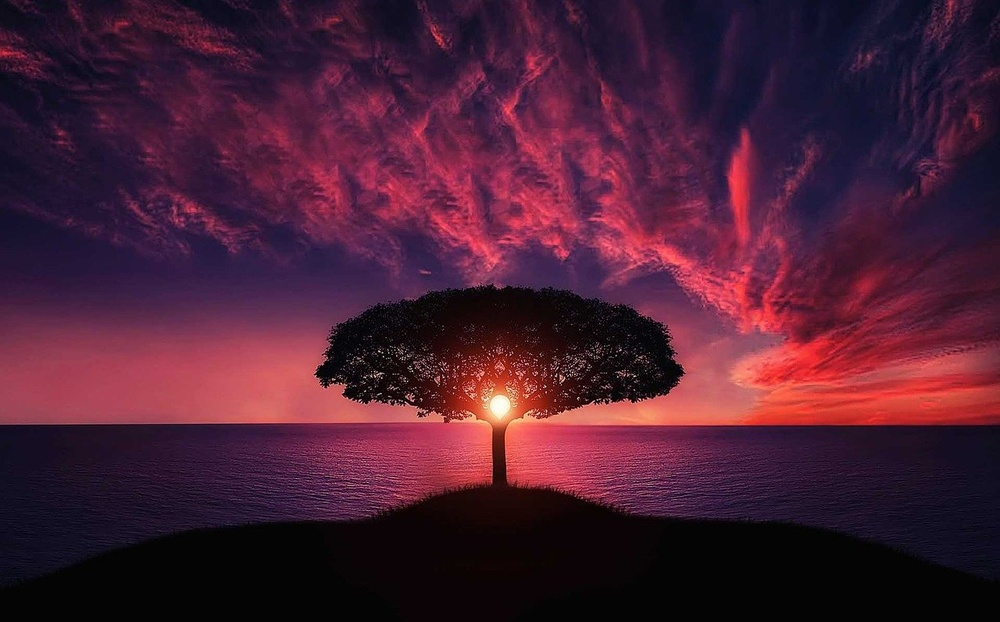
#> input picture Practice/Images/input3.jpg, 1000 x 622 px, shrunk from 1280 x 796 before the run, found by its file name
$ python making_boundary_pixels_black.py
#> lines starting #> are read from the running program, lines starting #| are printed output that depends on the picture; after the words box and inside, x2 and y2 are one past the last pixel; in counts of white or black regions, pixels touching at a corner belong together
import cv2
import numpy as np

img = cv2.imread('Images\input3.jpg')
#> img is the input picture: shape (622, 1000, 3); mean B, G, R 51.3, 30.5, 73.6
img = cv2.cvtColor(img, cv2.COLOR_BGR2GRAY)
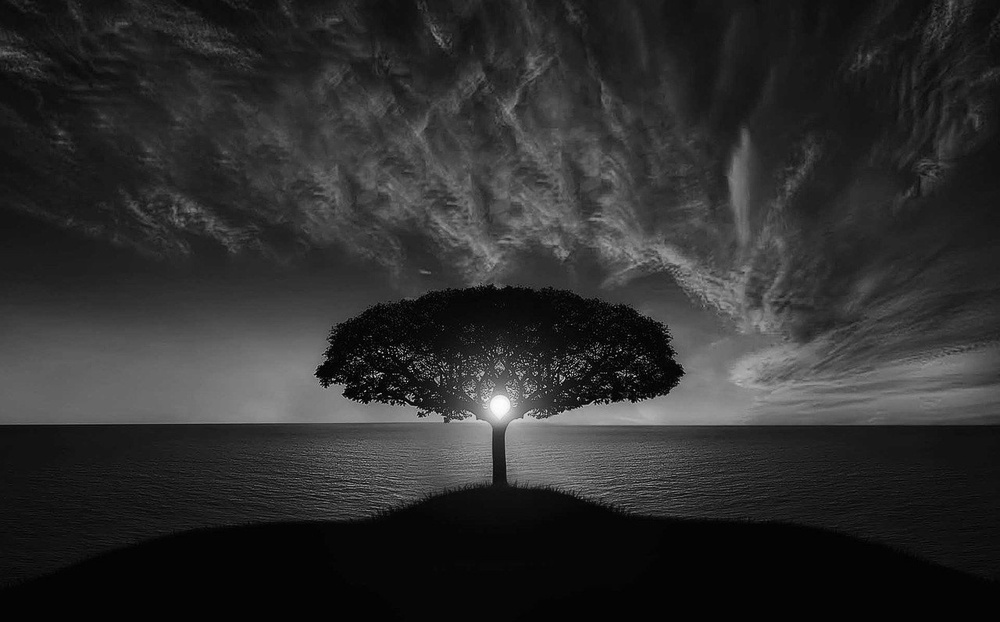
#> img: shape (622, 1000); min 0, max 254, mean 45.8

print(len(img))
#| 622
print(len(img[0]))
#| 1000

print(img.shape)
#| (622, 1000)
print(img[0][0])
#| 10

for i in range(img.shape[0]):
    for j in  range(0, 20):
        img[i][j] = 0

    for j in  range(img.shape[1] - 20, img.shape[1]):
        img[i][j] = 0
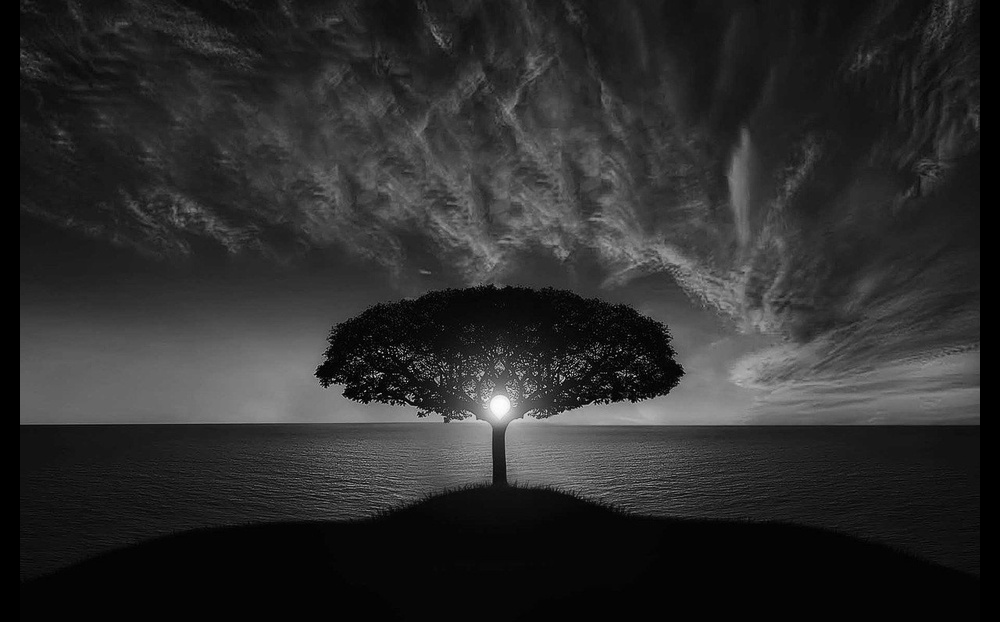
#> img: shape (622, 1000); 4% of pixels changed, all inside (x1, y1, x2, y2) = (0, 0, 1000, 622)

for j in range(img.shape[1]):
    for i in  range(0, 20):
        img[i][j] = 0

    for i in  range(img.shape[0] - 20, img.shape[0]):
        img[i][j] = 0
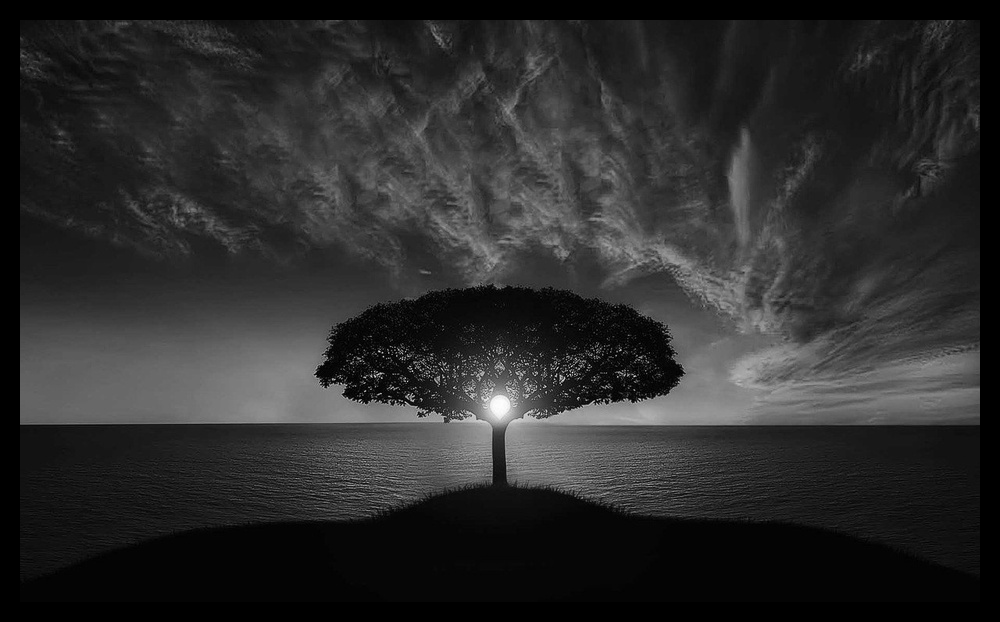
#> img: shape (622, 1000); 6.17% of pixels changed, all inside (x1, y1, x2, y2) = (20, 0, 980, 622)


cv2.imshow('image',img)
cv2.waitKey(0)

$ run again, with Practice/Images/input1.jpg copied over Practice/Images/input3.jpg
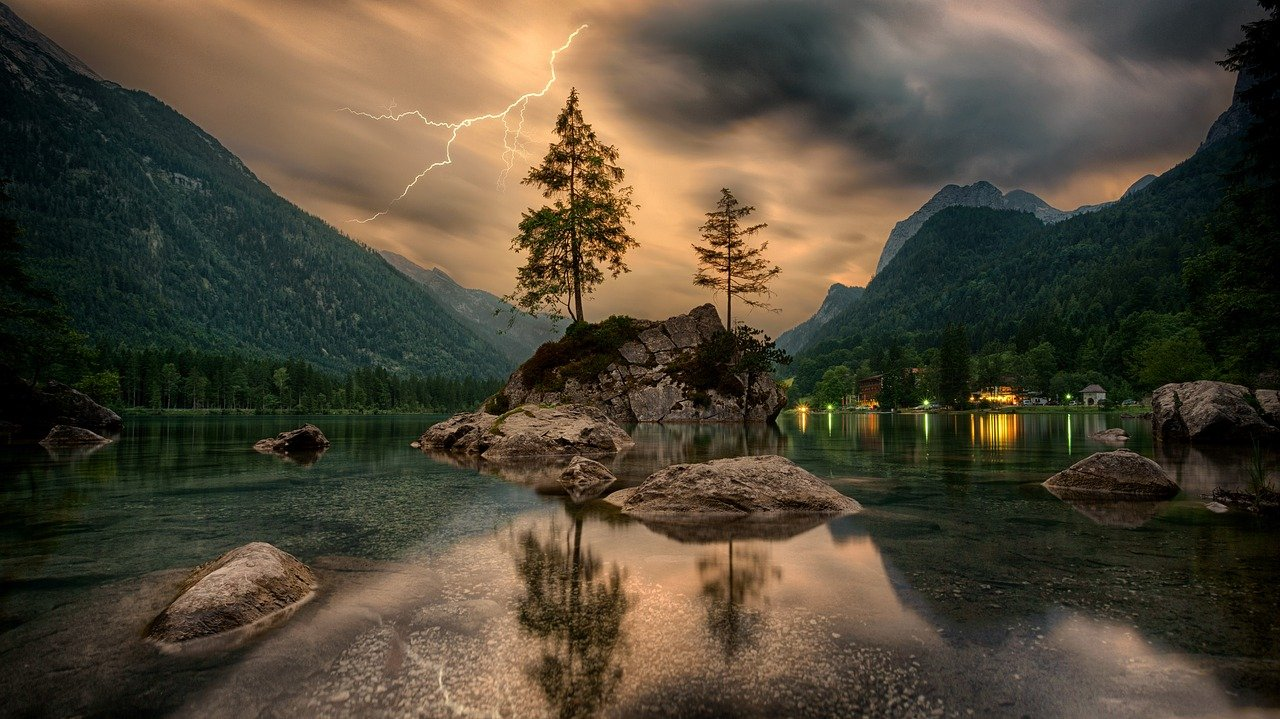
#> input picture Practice/Images/input1.jpg, 1280 x 719 px, found by its file name
#> img is the input picture: shape (719, 1280, 3); mean B, G, R 54.5, 71.1, 79.8
#| 719
#| 1280
#| (719, 1280)
#| 76
#> after the loop `for i in range(img.shape[0]):`:
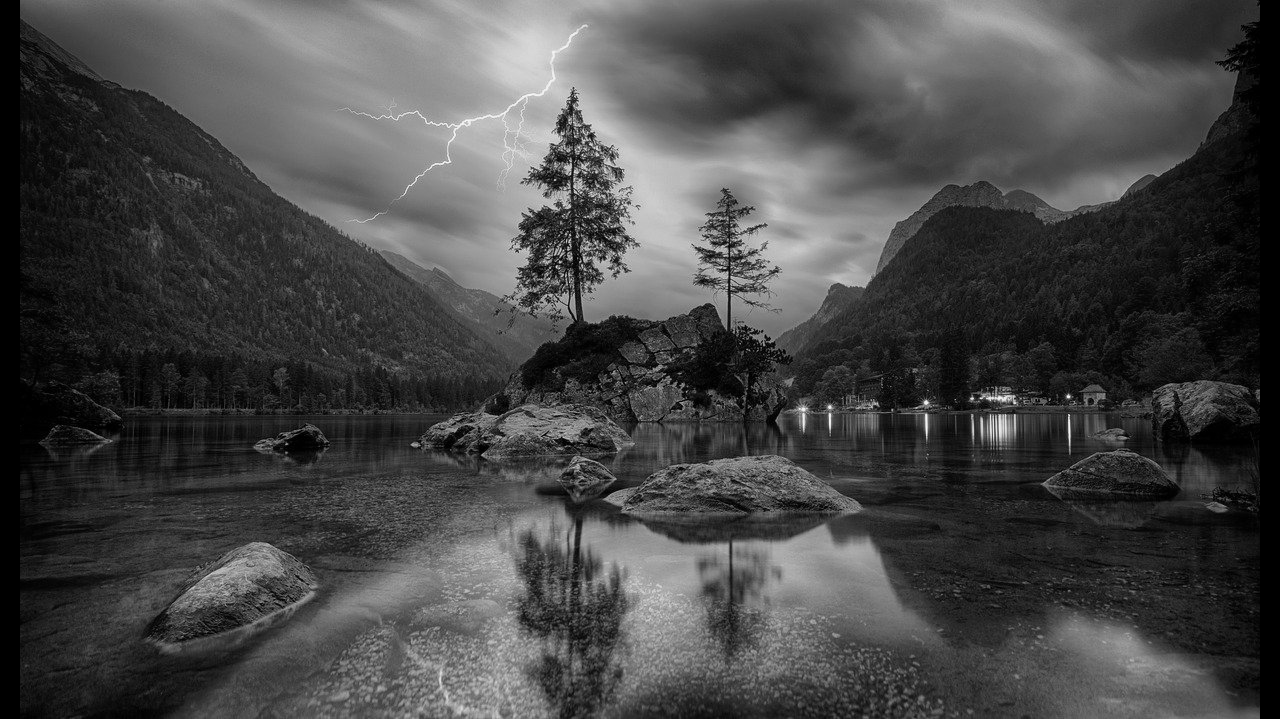
#> img: shape (719, 1280); min 0, max 250, mean 71.4
#> after the loop `for j in range(img.shape[1]):`:
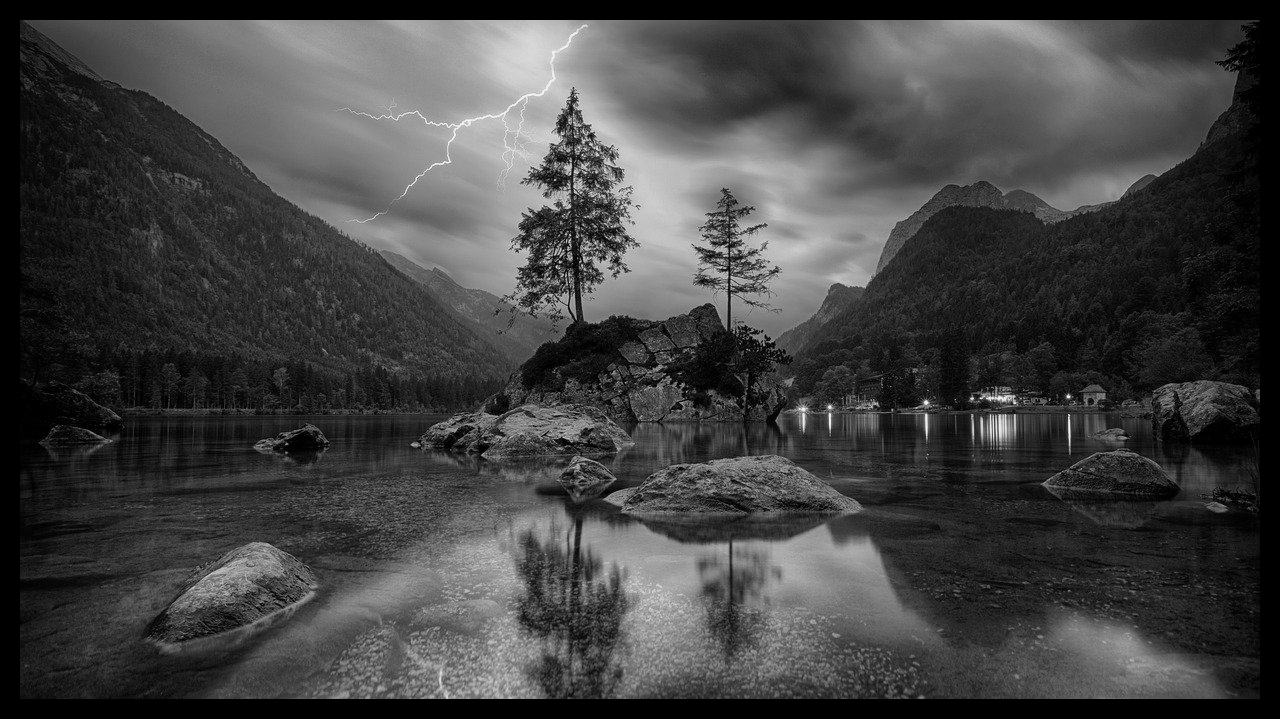
#> img: shape (719, 1280); 5.39% of pixels changed, all inside (x1, y1, x2, y2) = (20, 0, 1260, 719)

$ run again, with Practice/Images/input4.jpg copied over Practice/Images/input3.jpg
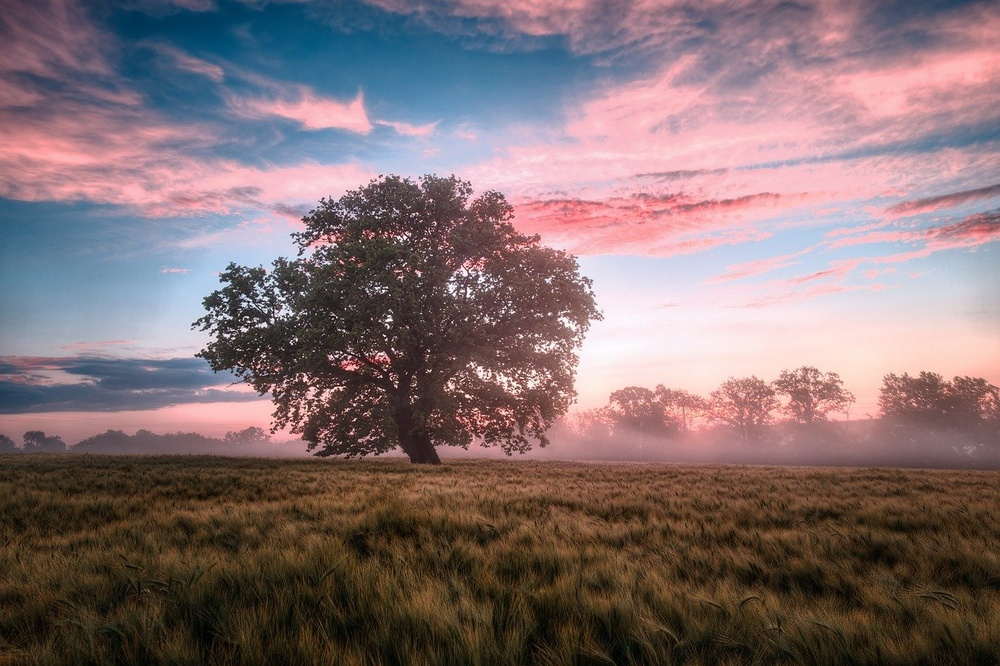
#> input picture Practice/Images/input4.jpg, 1000 x 666 px, shrunk from 1280 x 852 before the run, found by its file name
#> img is the input picture: shape (666, 1000, 3); mean B, G, R 113, 110.8, 130
#| 666
#| 1000
#| (666, 1000)
#| 62
#> after the loop `for i in range(img.shape[0]):`:
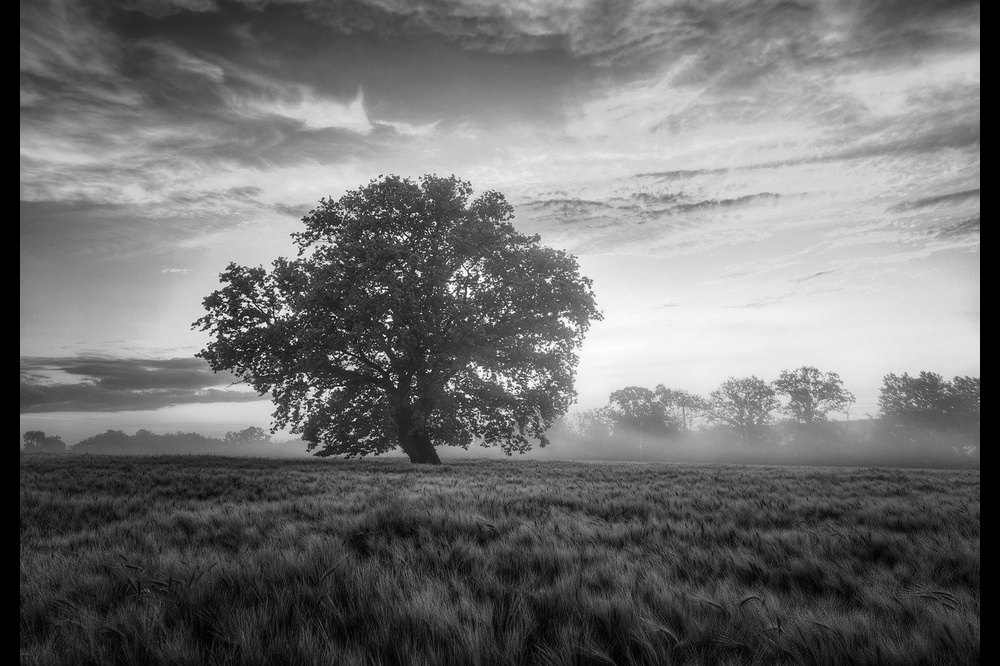
#> img: shape (666, 1000); min 0, max 254, mean 112.7
#> after the loop `for j in range(img.shape[1]):`:
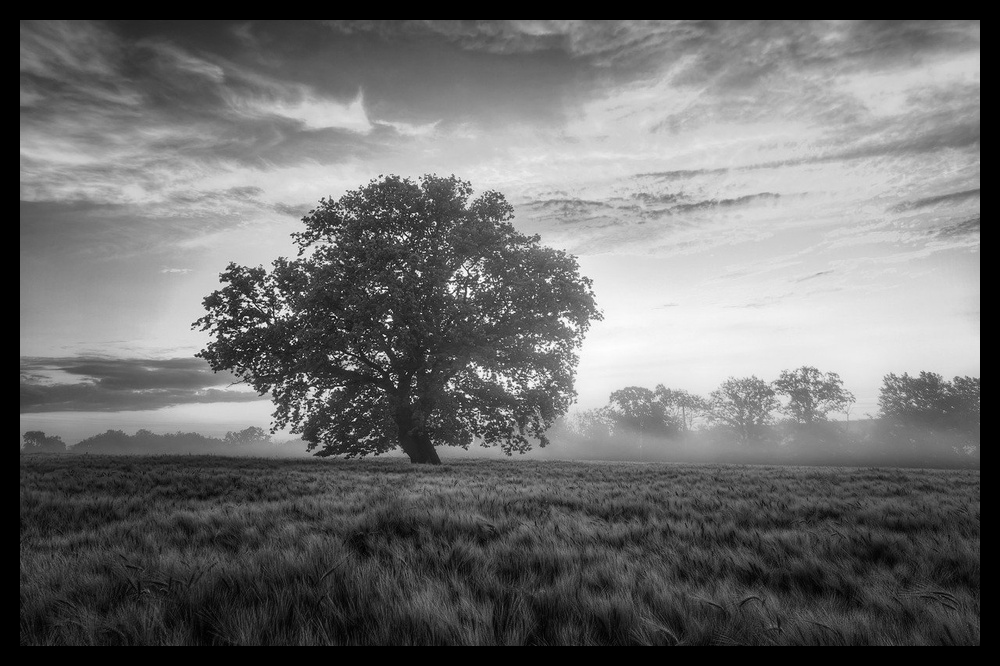
#> img: shape (666, 1000); 5.76% of pixels changed, all inside (x1, y1, x2, y2) = (20, 0, 980, 666)
